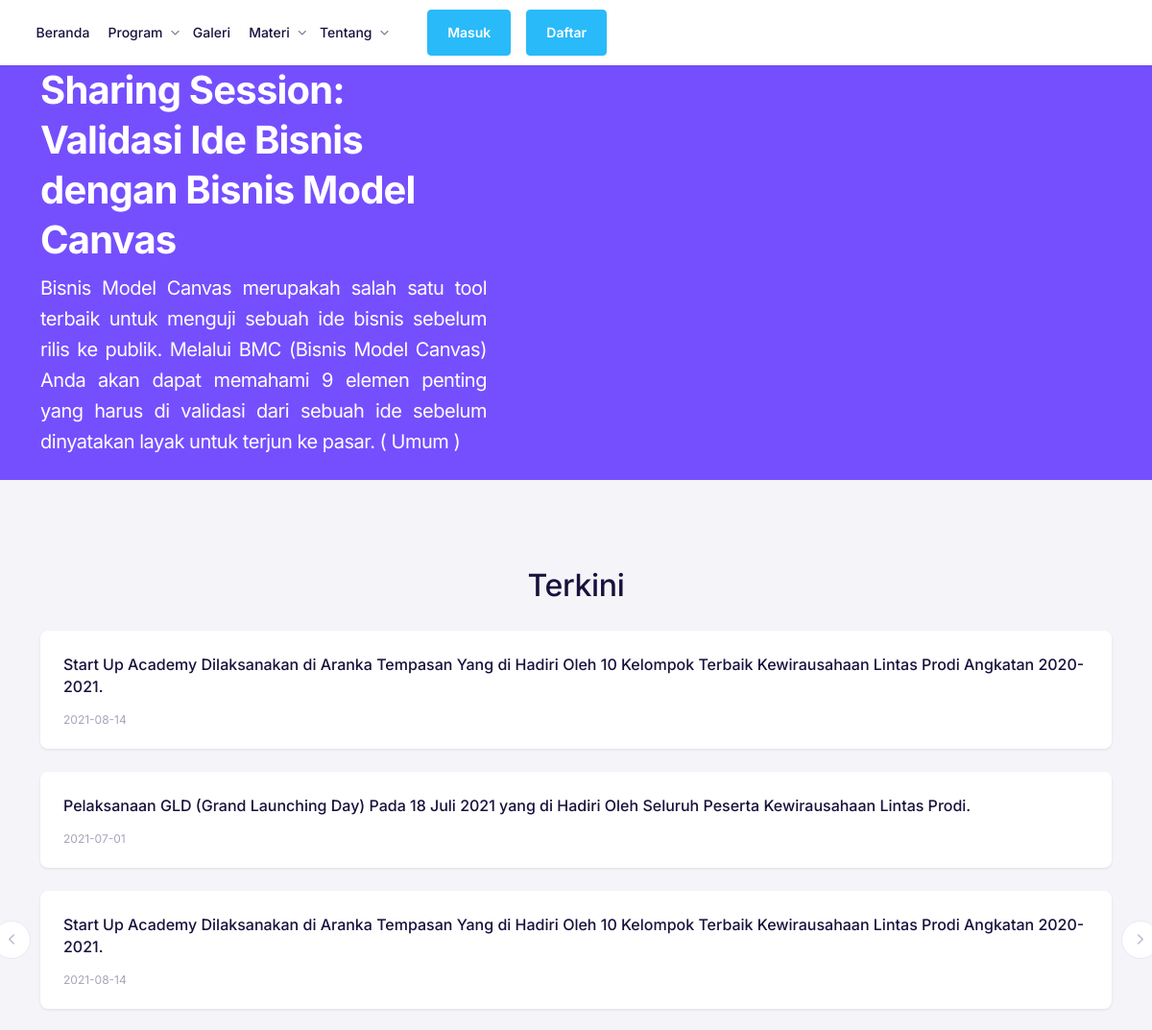
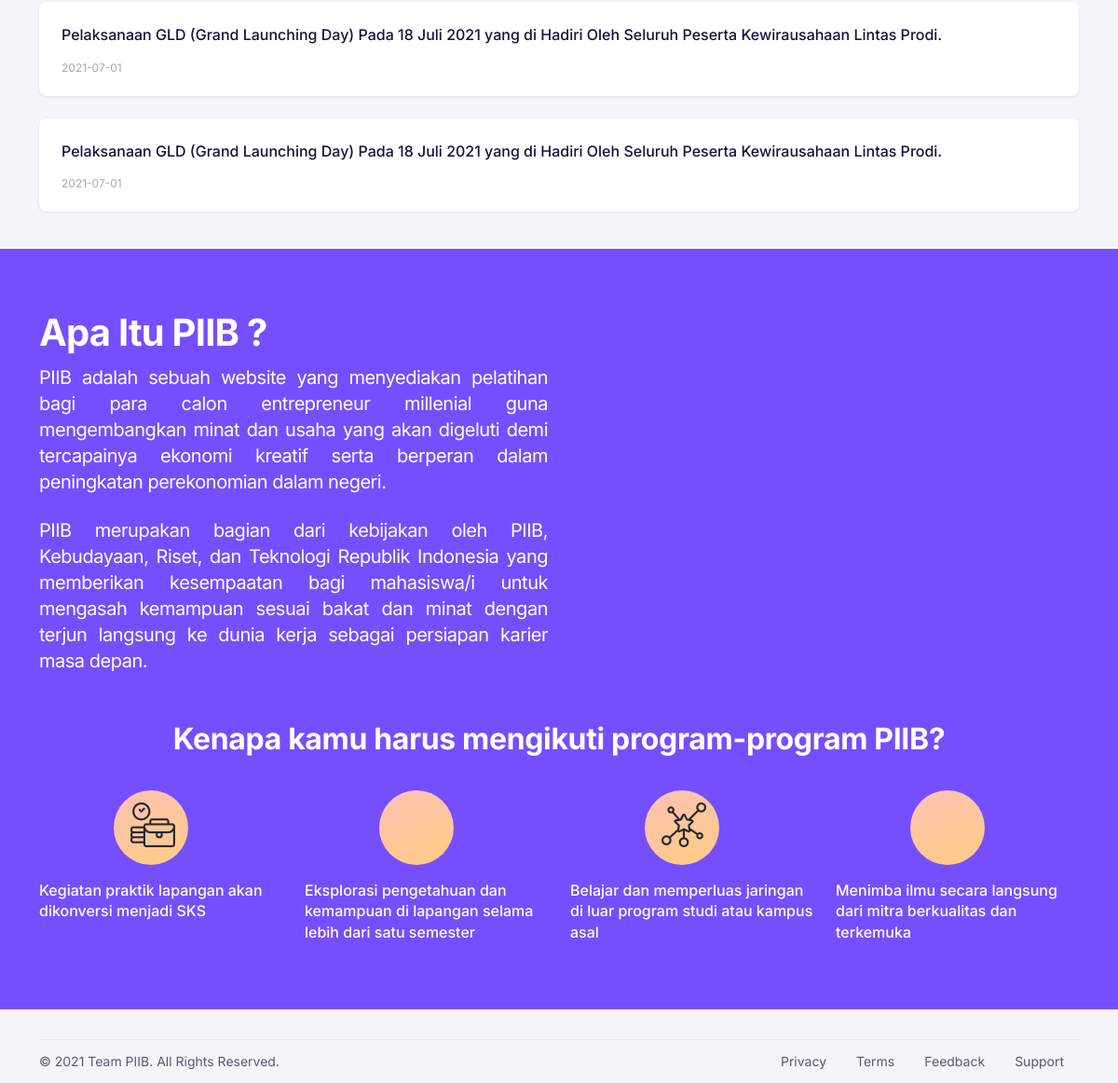
The page /home/event/1 on the database its author committed (2 pictures, top to bottom).
### tables this page shows
CREATE TABLE `event` (
  `id_event` int(5) NOT NULL,
  `nama_event` varchar(100) DEFAULT NULL,
  `deskripsi` text DEFAULT NULL,
  `scope` varchar(100) DEFAULT NULL,
  `tgl_event` date DEFAULT NULL,
  `status` int(1) DEFAULT 0,
  `created_at` date DEFAULT current_timestamp(),
  `updated_at` datetime DEFAULT current_timestamp() ON UPDATE current_timestamp()
);

### application/controllers/Home.php (called while the page is built, shortened)
<?php
class Home extends CI_Controller {
	public function __construct(){
		$this->load->library('form_validation');
		$this->load->model('m_auth');
		$this->load->model('m_event');
		$this->load->model('m_config');
	}
	public function event($id_event)
	{
		$data['judul']='Materi';
		$data['data']=$this->m_event->get_all();
		$data['data_event']=$this->m_event->get_event($id_event);
		$this->load->view('/templates/v_header', $data);
		$this->load->view('/home/v_event', $data);
		$this->load->view('/templates/v_footer', $data);
	}
}

### index.php (called while the page is built, shortened)
<?php
require_once BASEPATH.'core/CodeIgniter.php';

### application/models/M_config.php (called while the page is built, shortened)
<?php
class M_config extends CI_Model {
	function tbl_event(){
		$table="event";
		return $table;
	}
}

### application/models/M_event.php (called while the page is built, shortened)
<?php
class M_event extends CI_Model {
	function get_all() {
		$tbl=$this->m_config->tbl_event();
		$this->db->where('status', 0);
		$hsl=$this->db->get($tbl);
		return $hsl;
	}
	function get_event($id_event) {
		$tbl=$this->m_config->tbl_event();
		$id=$this->m_config->id_event();
		$this->db->where('status', 0);
		$this->db->where($id, $id_event);
		$hsl=$this->db->get($tbl, 1);
		return $hsl;
	}
}

### application/views/home/v_event.php (the view, shortened to what this page needs)
	<body>
		<nav class="navbar navbar-expand-lg navbar-default">
			<div class="container-fluid px-0">
			<div class="collapse navbar-collapse" id="navbar-default">
				<ul class="navbar-nav">
					<li class="nav-item dropdown">
						<a
						class="nav-link mr-2" href="<?= base_url();?>" id="navbarBrowse">
						Beranda
					</a>
				</li>
				<li class="nav-item dropdown">
					<a
					class="nav-link dropdown-toggle"
					href="<?= base_url(); ?>"
					id="navbarBrowse"
					data-toggle="dropdown"
					aria-haspopup="true"
					aria-expanded="false"
					data-display="static"
					>
					Program
				</a>
</li>
<li class="nav-item dropdown">
	<a
	class="nav-link mr-2"
	href="#!"
	id="navbarBrowse"
	data-toggle="dropdown"
	aria-haspopup="true"
	aria-expanded="false"
	data-display="static"
	>
	Galeri
</a>
</li>
<li class="nav-item dropdown">
	<a
	class="nav-link dropdown-toggle"
	href="#!"
	id="navbarBrowse"
	data-toggle="dropdown"
	aria-haspopup="true"
	aria-expanded="false"
	data-display="static"
	>
	Materi
</a>
</li>
<li class="nav-item dropdown">
	<a
	class="nav-link dropdown-toggle"
	href="#!"
	id="navbarBrowse"
	data-toggle="dropdown"
	aria-haspopup="true"
	aria-expanded="false"
	data-display="static"
	>
	Tentang
</a>
</li>
</ul>
<form class="mt-3 mt-lg-0 ml-lg-3 d-flex align-items-center">
	<a href="<?= base_url('auth/') ?>"><button type="button" class="btn btn-info ml-3">Masuk</button></a>
	<a href="<?= base_url('auth/'); ?>register"><button type="button" class="btn btn-info ml-3">Daftar</button> </a>
</form>
</div>
</div>
</nav>
<?php foreach ($data_event->result_array() as $key) {
	$nama_event=$key['nama_event'];
	$deskripsi=$key['deskripsi'];
	$scope=$key['scope'];
	?>
	<div class="bg-primary">
		<div class="container">
			<div class="row align-items-center no-gutters">
				<div class="col-xl-5 col-lg-6 col-md-12">
					<div class="py-5 py-lg-0">
						<h2 class="text-white display-4 font-weight-bold"><?= $nama_event ?>
					</h2>
					<p class="text-white mb-4 lead text-justify">
						<?= $deskripsi ?> ( <?= $scope ?> )
					</p>
				</div>
			</div>
			<div class=" col-xl-7 col-lg-6 col-md-12 text-lg-right text-center">
			</div>
		</div>
	</div>
</div>
<?php } ?>
<div class="pt-lg-12 pb-lg-3 pt-8 pb-6">
	<div class="container">
		<div class="row mb-4">
			<div class="col">
				<h1 class="mb-0 text-center">Terkini</h1>
			</div>
		</div>
		<div class="position-relative">
			<ul class="controls " id="sliderFirstControls">
				<li class="prev">
					<i class="fe fe-chevron-left"></i>
				</li>
				<li class="next">
					<i class="fe fe-chevron-right"></i>
				</li>
			</ul>
			<div class="sliderFirst">
				<div class="item">
					<div class="card  mb-4 card-hover">
						<div class="card-body">
							<h4 class="mb-2 text-truncate-line-3"><a href="pages/course-single.html" class="text-inherit">
								Start Up Academy Dilaksanakan di Aranka Tempasan Yang di Hadiri Oleh 10 Kelompok Terbaik Kewirausahaan Lintas Prodi Angkatan 2020-2021.
							</a></h4>
							<div class="lh-1 mt-3">
								<span class="font-size-xs text-muted">2021-08-14</span>
							</div>
						</div>
					</div>
				</div>
				<div class="item">
					<div class="card  mb-4 card-hover">
						<div class="card-body">
							<h4 class="mb-2 text-truncate-line-3"><a href="pages/course-single.html" class="text-inherit">
								Pelaksanaan GLD (Grand Launching Day) Pada 18 Juli 2021 yang di Hadiri Oleh Seluruh Peserta Kewirausahaan Lintas Prodi.
							</a></h4>
							<div class="lh-1 mt-3">
								<span class="font-size-xs text-muted">2021-07-01</span>
							</div>
						</div>
					</div>
				</div>
				<div class="item">
					<div class="card  mb-4 card-hover">
						<div class="card-body">
							<h4 class="mb-2 text-truncate-line-3"><a href="pages/course-single.html" class="text-inherit">
								Start Up Academy Dilaksanakan di Aranka Tempasan Yang di Hadiri Oleh 10 Kelompok Terbaik Kewirausahaan Lintas Prodi Angkatan 2020-2021.
							</a></h4>
							<div class="lh-1 mt-3">
								<span class="font-size-xs text-muted">2021-08-14</span>
							</div>
						</div>
					</div>
				</div>
				<div class="item">
					<div class="card  mb-4 card-hover">
						<div class="card-body">
							<h4 class="mb-2 text-truncate-line-3"><a href="pages/course-single.html" class="text-inherit">
								Pelaksanaan GLD (Grand Launching Day) Pada 18 Juli 2021 yang di Hadiri Oleh Seluruh Peserta Kewirausahaan Lintas Prodi.
							</a></h4>
							<div class="lh-1 mt-3">
								<span class="font-size-xs text-muted">2021-07-01</span>
							</div>
						</div>
					</div>
				</div>
				<div class="item">
					<div class="card  mb-4 card-hover">
						<div class="card-body">
							<h4 class="mb-2 text-truncate-line-3"><a href="pages/course-single.html" class="text-inherit">
								Pelaksanaan GLD (Grand Launching Day) Pada 18 Juli 2021 yang di Hadiri Oleh Seluruh Peserta Kewirausahaan Lintas Prodi.
							</a></h4>
							<div class="lh-1 mt-3">
								<span class="font-size-xs text-muted">2021-07-01</span>
							</div>
						</div>
					</div>
				</div>
			</div>
		</div>
	</div>
</div>
<div class="jumbotron jumbotron-fluid bg-primary">
	<div class="container">
		<div class="row mb-4">
			<div class="col-md-6 col-xs-6 text-white">
				<h1 class="text-white display-4 font-weight-bold">Apa Itu PIIB ?</h1>
				<h2 class="text-white mb-4 lead text-justify">
					PIIB adalah sebuah website yang menyediakan pelatihan bagi para calon entrepreneur
					millenial guna mengembangkan minat dan usaha yang akan digeluti demi tercapainya ekonomi
					kreatif serta berperan dalam peningkatan perekonomian dalam negeri.
				</h2>
				<h2 class="text-white mb-4 lead text-justify">
					PIIB merupakan bagian dari kebijakan oleh PIIB, Kebudayaan, Riset, dan Teknologi Republik
					Indonesia yang memberikan kesempaatan bagi mahasiswa/i untuk mengasah kemampuan sesuai
					bakat dan minat dengan terjun langsung ke dunia kerja sebagai persiapan karier masa depan.
				</h2>
			</div>
			<div class="col-md-6 col-xs-6">
			</div>
		</div>
		<h1 class="text-white display-6 font-weight-bold text-center">Kenapa kamu harus mengikuti program-program PIIB?</h1>
		<div class="row mt-5">
			<div class="col-md-3 col-6">
				<div class="circle-50-34 centering-44">
					<img class="image-0-0-521" src="<?= base_url() ?>assets/images/piib/icon/1.png" alt="">
				</div>
				<h4 class="text-white">Kegiatan praktik lapangan akan dikonversi menjadi SKS</h4>
			</div>
			<div class="col-md-3 col-6">
				<div class="circle-50-34 centering-44">
				</div>
				<h4 class="text-white">Eksplorasi pengetahuan dan kemampuan di lapangan selama lebih dari satu semester</h4>
			</div>
			<div class="col-md-3 col-6">
				<div class="circle-50-34 centering-44">
					<img class="image-0-0-521" src="<?= base_url() ?>assets/images/piib/icon/3.png" alt="">
				</div>
				<h4 class="text-white">Belajar dan memperluas jaringan di luar program studi atau kampus asal</h4>
			</div>
			<div class="col-md-3 col-6">
				<div class="circle-50-34 centering-44">
				</div>
				<h4 class="text-white">Menimba ilmu secara langsung dari mitra berkualitas dan terkemuka</h4>
			</div>
		</div>
	</div>
</div>

### application/views/templates/v_header.php (shortened to what this page needs)
<!DOCTYPE html>
<html lang="en">
<head>
<link href="<?= base_url();?>assets/fonts/feather/feather.css" rel="stylesheet" />
<link href="<?= base_url();?>assets/libs/bootstrap-icons/font/bootstrap-icons.css" rel="stylesheet" />
<link href="<?= base_url();?>assets/libs/dragula/dist/dragula.min.css" rel="stylesheet" />
<link href="<?= base_url();?>assets/libs/@mdi/font/css/materialdesignicons.min.css" rel="stylesheet" />
<link href="<?= base_url();?>assets/libs/prismjs/themes/prism.css" rel="stylesheet" />
<link href="<?= base_url();?>assets/libs/dropzone/dist/dropzone.css" rel="stylesheet" />
<link href="<?= base_url();?>assets/libs/magnific-popup/dist/magnific-popup.css" rel="stylesheet" />
<link href="<?= base_url();?>assets/libs/bootstrap-select/dist/css/bootstrap-select.min.css" rel="stylesheet">
<link href="<?= base_url();?>assets/libs/@yaireo/tagify/dist/tagify.css" rel="stylesheet">
<link href="<?= base_url();?>assets/libs/tiny-slider/dist/tiny-slider.css" rel="stylesheet">
<link href="<?= base_url();?>assets/libs/tippy.js/dist/tippy.css" rel="stylesheet">
<link href="<?= base_url();?>assets/libs/datatables.net-bs4/css/dataTables.bootstrap4.min.css" rel="stylesheet">
<link rel="stylesheet" href="<?= base_url();?>assets/css/theme.min.css">
<link rel="stylesheet" href="<?= base_url();?>assets/css/style.css">
</head>

### application/views/templates/v_footer.php (shortened to what this page needs)
<div class="footer">
    <div class="container">
        <div class="row align-items-center no-gutters border-top py-2">
            <div class="col-md-6 col-12 text-center text-md-left">
                <span>© 2021 Team PIIB. All Rights Reserved.</span>
            </div>
            <div class="col-12 col-md-6">
                <nav class="nav nav-footer justify-content-center justify-content-md-end">
                    <a class="nav-link active pl-0" href="#!">Privacy</a>
                    <a class="nav-link" href="#!">Terms </a>
                    <a class="nav-link" href="#!">Feedback</a>
                    <a class="nav-link" href="#!">Support</a>
                </nav>
            </div>
        </div>
    </div>
</div>
</body>
</html>

### assets/css/style.css (style rules this page uses)
.circle-50-34 { width: 80px; height: 80px; align-self: center; background: linear-gradient(156.88deg, #FFC0B6 -5.73%, #FFCF75 128.91%); border-radius: 40px; margin-bottom: 16px; }
.image-0-0-521 { position: relative; left: 18px; top: 13px; }
.centering-44 { position: relative; left: 80px; justify-content: center; align-items: center; }

### rows shown on the page
event: nama_event "Sharing Session: Validasi Ide Bisnis dengan Bisnis Model Canvas", deskripsi "Bisnis Model Canvas merupakah salah satu tool terbaik untuk menguji sebuah ide bisnis sebelum rilis ke publik. Melalui BMC (Bisnis Model Canvas) Anda akan dapat memahami 9 elemen penting yang harus di validasi dari sebuah ide sebelum dinyatakan layak untuk terjun ke pasar.", scope "Umum"
